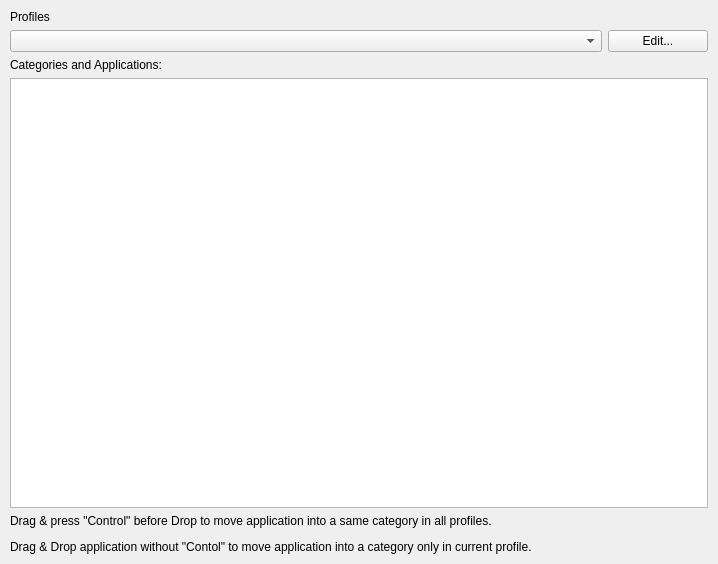
<?xml version="1.0" encoding="UTF-8"?>
<ui version="4.0">
 <class>ApplicationsWindow</class>
 <widget class="QMainWindow" name="ApplicationsWindow">
  <property name="geometry">
   <rect>
    <x>0</x>
    <y>0</y>
    <width>718</width>
    <height>564</height>
   </rect>
  </property>
  <property name="windowTitle">
   <string>Applications</string>
  </property>
  <widget class="QWidget" name="centralwidget">
   <property name="sizePolicy">
    <sizepolicy hsizetype="Maximum" vsizetype="Preferred">
     <horstretch>0</horstretch>
     <verstretch>0</verstretch>
    </sizepolicy>
   </property>
   <layout class="QVBoxLayout" name="verticalLayout_2">
    <property name="leftMargin">
     <number>0</number>
    </property>
    <property name="topMargin">
     <number>0</number>
    </property>
    <property name="rightMargin">
     <number>0</number>
    </property>
    <property name="bottomMargin">
     <number>0</number>
    </property>
    <item>
     <layout class="QVBoxLayout" name="verticalLayout">
      <property name="sizeConstraint">
       <enum>QLayout::SetDefaultConstraint</enum>
      </property>
      <property name="leftMargin">
       <number>10</number>
      </property>
      <property name="topMargin">
       <number>10</number>
      </property>
      <property name="rightMargin">
       <number>10</number>
      </property>
      <property name="bottomMargin">
       <number>10</number>
      </property>
      <item>
       <widget class="QLabel" name="label">
        <property name="text">
         <string>Profiles</string>
        </property>
       </widget>
      </item>
      <item>
       <layout class="QHBoxLayout" name="horizontalLayout">
        <item>
         <widget class="QComboBox" name="comboBoxProfiles"/>
        </item>
        <item>
         <widget class="QPushButton" name="pushButtonEditProfiles">
          <property name="maximumSize">
           <size>
            <width>100</width>
            <height>16777215</height>
           </size>
          </property>
          <property name="text">
           <string>Edit...</string>
          </property>
         </widget>
        </item>
       </layout>
      </item>
      <item>
       <widget class="QLabel" name="label_2">
        <property name="text">
         <string>Categories and Applications:</string>
        </property>
       </widget>
      </item>
      <item>
       <widget class="cApplicationsTreeWidget" name="treeWidgetApplications">
        <attribute name="headerVisible">
         <bool>false</bool>
        </attribute>
        <column>
         <property name="text">
          <string notr="true">1</string>
         </property>
        </column>
       </widget>
      </item>
      <item>
       <widget class="QLabel" name="label_3">
        <property name="text">
         <string>&lt;html&gt;&lt;head/&gt;&lt;body&gt;&lt;p&gt;Drag &amp;amp; press &amp;quot;Control&amp;quot; before Drop to move application into a same category in all profiles.&lt;/p&gt;&lt;p&gt;Drag &amp;amp; Drop application without &amp;quot;Contol&amp;quot; to move application into a category only in current profile.&lt;/p&gt;&lt;/body&gt;&lt;/html&gt;</string>
        </property>
       </widget>
      </item>
     </layout>
    </item>
   </layout>
  </widget>
 </widget>
 <customwidgets>
  <customwidget>
   <class>cApplicationsTreeWidget</class>
   <extends>QTreeWidget</extends>
   <header>applicationswindow.h</header>
  </customwidget>
 </customwidgets>
 <resources/>
 <connections/>
</ui>
